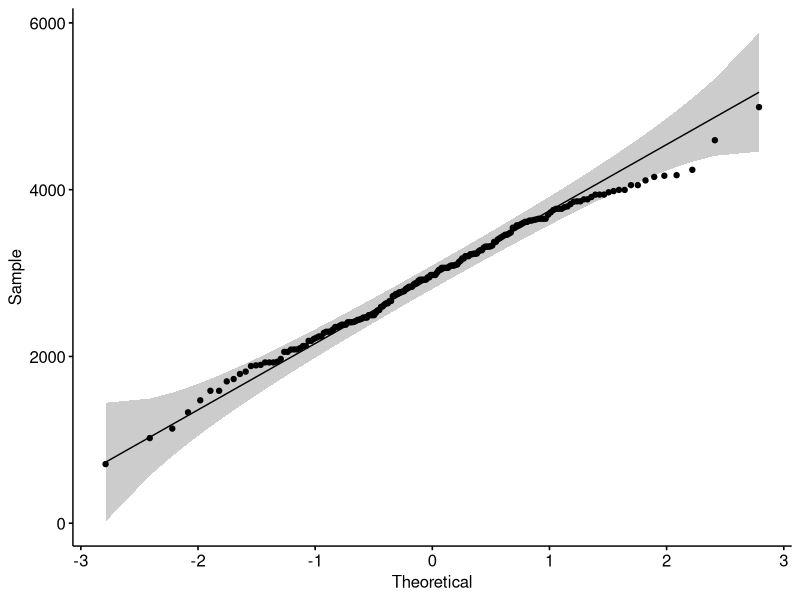
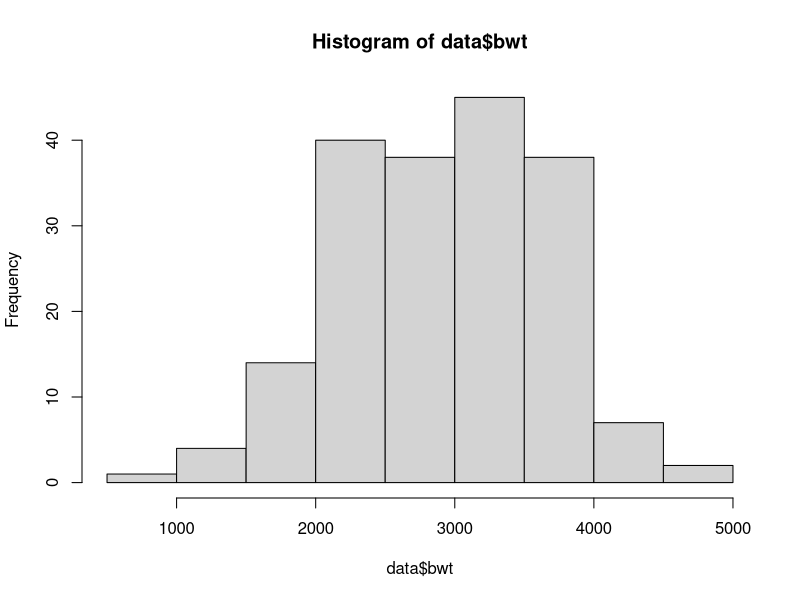

These figures' R source, in order:
## ---- chunk 1
knitr::opts_chunk$set(echo = TRUE)
## ---- chunk 2
library(MASS)
library(ggpubr)
data=birthwt
ggqqplot(birthwt$bwt)
## ---- chunk 3
hist(data$bwt)
## ---- chunk 4
shapiro.test(birthwt$bwt)
## ---- chunk 5
t.test(bwt ~ smoke, data = data)
